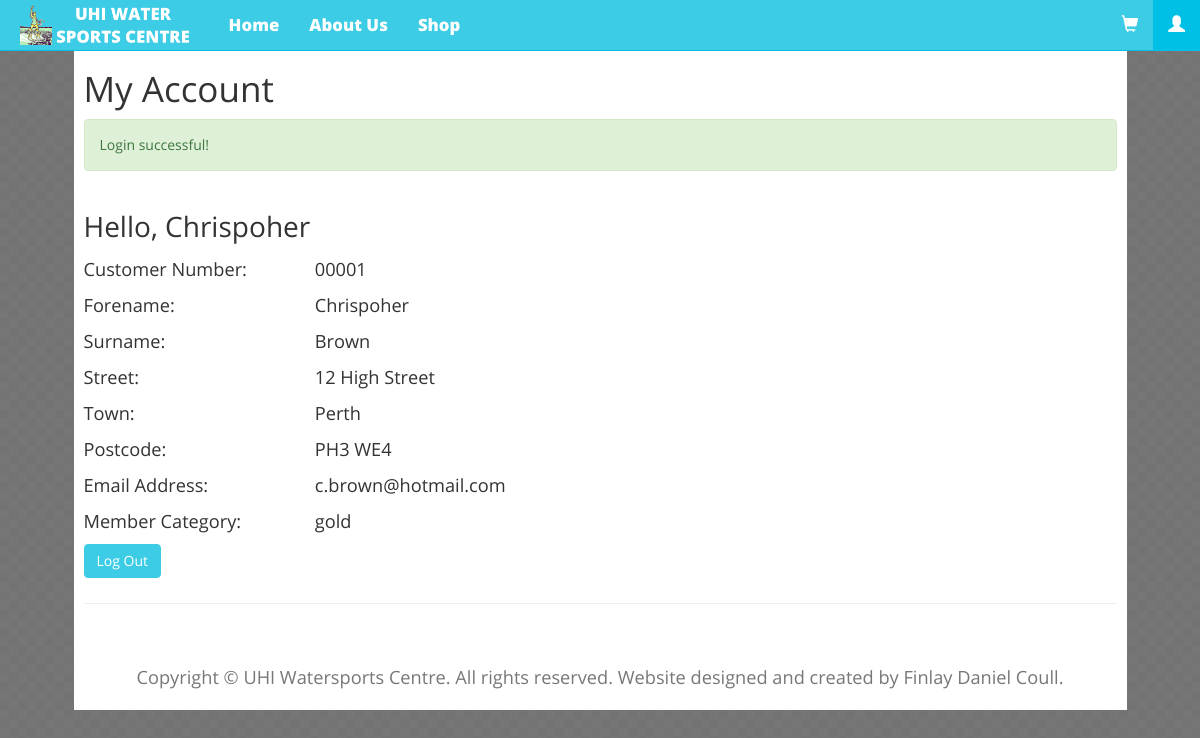
The page /account?alert=loginalert1 (signed in) on the database its author committed.
### tables this page shows
CREATE TABLE IF NOT EXISTS `EMEMBER`
(
	memberno INT(5) AUTO_INCREMENT NOT NULL PRIMARY KEY,
	forename VARCHAR(20),
	surname VARCHAR(20),
	street VARCHAR(40),
	town VARCHAR(20),
	postcode VARCHAR(10),
	email VARCHAR(40),
	password VARCHAR(25),
	category VARCHAR(6)
);

### account.php (the view, shortened to what this page needs)
<?PHP
include_once("src/Database/env.php");
include_once("src/Alerts/alerts.php");
if (isset($_SESSION['userFullName']))
{
	$loginInfo = "Logged in as " . $_SESSION['userFullName'];
}
else
{
	$loginInfo = "Not logged in";
}
if (!isset($_SESSION['user']))
{
	header("Location: login");
	exit();
}
else
{
	$customerNumber = $_SESSION['user'];
	$result = mysqli_query($conn, "SELECT memberno,forename,surname,street,town,postcode,email,category FROM EMEMBER WHERE memberno='$customerNumber';");
	$row = mysqli_fetch_assoc($result);
	$customerForename = $row['forename'];
	$customerSurname = $row['surname'];
	$customerStreet = $row['street'];
	$customerTown = $row['town'];
	$customerPostcode = $row['postcode'];
	$customerEmail = $row['email'];
	$customerCategory = $row['category'];
}
?>
<!DOCTYPE HTML>
<html>
<head>
	<link rel="stylesheet" type="text/css" href="fonts/fonts.css"/>
	<link rel="stylesheet" href="libraries/bootstrap-3.4.1-dist/css/bootstrap.min.css"/>
	<link rel="stylesheet" type="text/css" href="css/global.css"/>
</head>
<body>
	<nav class="navbar navbar-default navbar-fixed-top">
		<div class="container-fluid">
			<div class="navbar-header">
				<a href="index" class="navbar-brand" href="#" style="padding:5px 20px;">
					<img src="images/logoWithText.png" alt="Logo" style="max-height:100%;"/>
				</a>
			</div>
			<ul class="nav navbar-nav">
				<li><a href="index">Home</a></li>
				<li><a href="about">About Us</a></li>
				<li><a href="shop">Shop</a></li>
			</ul>
			<ul class="nav navbar-nav navbar-right">
				<li><a href="cart"><span class="glyphicon glyphicon-shopping-cart"/></a></li>
				<li class="active"><a href="account"><span class="glyphicon glyphicon-user" title="<?PHP echo $loginInfo; ?>"/></a></li>
			</ul>
		</div>
	</nav>
	<div class="container-fluid">
		<div class="body-main">
			<div class="row">
				<div class="col-sm-12">
					<h1>My Account</h1>
				</div>
			</div>
			<?PHP
			if (isset($notificationMessage))
			{
				echo $notificationMessageNoJS;
			}
			?>
			<div class="row">
				<div class="col-sm-6">
					<h2>Hello, <?PHP echo $customerForename; ?></h2>
					<table>
						<tr>
							<td>Customer Number: </td>
							<td><?PHP echo str_pad($customerNumber, 5, '0', STR_PAD_LEFT); ?></td>
						</tr>
						<tr>
							<td>Forename: </td>
							<td><?PHP echo $customerForename; ?></td>
						</tr>
						<tr>
							<td>Surname: </td>
							<td><?PHP echo $customerSurname; ?></td>
						</tr>
						<tr>
							<td>Street: </td>
							<td><?PHP echo $customerStreet; ?></td>
						</tr>
						<tr>
							<td>Town: </td>
							<td><?PHP echo $customerTown; ?></td>
						</tr>
						<tr>
							<td>Postcode: </td>
							<td><?PHP echo $customerPostcode; ?></td>
						</tr>
						<tr>
							<td>Email Address: </td>
							<td><?PHP echo $customerEmail; ?></td>
						</tr>
						<tr>
							<td>Member Category: </td>
							<td><?PHP echo $customerCategory; ?></td>
						</tr>
						<tr>
							<td>
								<a class="btn btn-primary" href="src/Users/logout_user" role="button">Log Out</a>
							</td>
						</tr>
					</table>
				</div>
			</div>
			<hr/>
			<div class="footer">
				<div class="row">
					<div class="col-sm-12">
						<p>Copyright &copy; UHI Watersports Centre. All rights reserved. Website designed and created by Finlay Daniel Coull.</p>
					</div>
				</div>
			</div>
		</div>
	</div>
</body>
</html>

### css/global.css (style rules this page uses)
body { font-family: opensans-regular; background-color: #dddddd; background-image: url("../images/bg.png"); background-repeat: repeat; }
p { font-size: 1.3em; }
h1 { font-size: 2.5em; margin-top: 10px; margin-bottom: 10px; }
h2 { font-size: 2.0em; }
table { width: 100%; font-size: 1.3em; }
td { padding: 5px 0 5px 0; }
.body-main { background-color: #fff; margin: 50px 5% 50px 5%; padding: 10px 10px 10px 10px; }
.footer { padding-top: 40px; color: #777777; text-align: center; }
.navbar-default { background-color: #3DCCE5; border-color: #00c0e6; font-family: opensans-extrabold; font-size: 1.2em; }
.navbar-default .navbar-brand { padding:5px 15px; }
.navbar-default .navbar-nav > li > a { color: #ffffff; }
.navbar-default .navbar-nav > .active > a, .navbar-default .navbar-nav > .active > a:hover, .navbar-default .navbar-nav > .active > a:focus { color: #ffffff; background-color: #00c0e6; }
.btn-primary, .btn-primary:active, .btn-primary:visited, .btn-primary:focus { background-color: #3DCCE5; border-color: #3DCCE5; }

### rows shown on the page
emember: forename "Chrispoher", surname "Brown", street "12 High Street", town "Perth", postcode "PH3 WE4", email "c.brown@hotmail.com", category "gold"

### other values the page prints
$notificationMessage "Login successful!"
str_pad($customerNumber, 5, '0', STR_PAD_LEFT) "00001"
